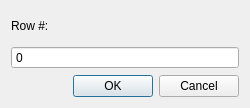
<?xml version="1.0" encoding="UTF-8"?>
<ui version="4.0">
 <class>RemoveDialog</class>
 <widget class="QDialog" name="RemoveDialog">
  <property name="geometry">
   <rect>
    <x>0</x>
    <y>0</y>
    <width>250</width>
    <height>108</height>
   </rect>
  </property>
  <property name="windowTitle">
   <string>Dialog</string>
  </property>
  <layout class="QVBoxLayout" name="verticalLayout_2">
   <item>
    <layout class="QHBoxLayout" name="horizontalLayout">
     <item>
      <layout class="QVBoxLayout" name="verticalLayout">
       <item>
        <widget class="QLabel" name="label">
         <property name="text">
          <string>Row #:</string>
         </property>
        </widget>
       </item>
       <item>
        <widget class="QSpinBox" name="removeRowEdit">
         <property name="buttonSymbols">
          <enum>QAbstractSpinBox::NoButtons</enum>
         </property>
        </widget>
       </item>
       <item>
        <widget class="QDialogButtonBox" name="buttonBox">
         <property name="orientation">
          <enum>Qt::Horizontal</enum>
         </property>
         <property name="standardButtons">
          <set>QDialogButtonBox::Cancel|QDialogButtonBox::Ok</set>
         </property>
        </widget>
       </item>
      </layout>
     </item>
    </layout>
   </item>
  </layout>
 </widget>
 <resources/>
 <connections>
  <connection>
   <sender>buttonBox</sender>
   <signal>accepted()</signal>
   <receiver>RemoveDialog</receiver>
   <slot>accept()</slot>
   <hints>
    <hint type="sourcelabel">
     <x>248</x>
     <y>254</y>
    </hint>
    <hint type="destinationlabel">
     <x>157</x>
     <y>274</y>
    </hint>
   </hints>
  </connection>
  <connection>
   <sender>buttonBox</sender>
   <signal>rejected()</signal>
   <receiver>RemoveDialog</receiver>
   <slot>reject()</slot>
   <hints>
    <hint type="sourcelabel">
     <x>316</x>
     <y>260</y>
    </hint>
    <hint type="destinationlabel">
     <x>286</x>
     <y>274</y>
    </hint>
   </hints>
  </connection>
 </connections>
</ui>
